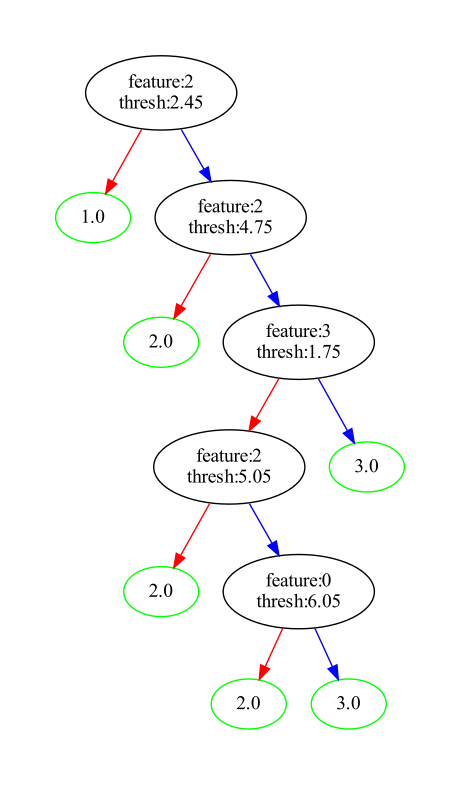

The script that drew this image:
import numpy as np
from collections import Counter
from math import log
import copy
from graphviz import Digraph
import time
import uuid
from sklearn.metrics import classification_report,accuracy_score
train_data=np.loadtxt('traindata.txt')
test_data=np.loadtxt('testdata.txt')

#计算信息熵
def calculate_ent(dataSet):
    num=len(dataSet)
    labels={}
    for row in dataSet:
        label =row[-1]
        if label not in labels:
            labels[label]=0
        labels[label]+=1
    Ent=0.0
    for key in labels:
        prob =float(labels[key])/num
        Ent-=prob*log(prob,2)
    return Ent

def get_features_labels(dataset):
    return dataset[:,:-1],dataset[:,-1]


class node():#小于阈值去左子树，大于阈值去右子树
    def __init__(self) -> None:
        self.name=str(uuid.uuid1())
        self.lchild=None
        self.rchild=None
        self.feature=None
        self.thresh=0
        self.label=None
        self.dataset=None
        self.gain=0

    def split(self):
        features,labels=get_features_labels(self.dataset)
        if(labels.std()==0):
            self.label=labels[0]
            return
        features_num=len(features[0])
        dataset_ent=calculate_ent(self.dataset)
        feature=0
        thresh=0
        gain=0
        for i in range(features_num):
            feature_use=features[:,i]
            feature_unique_values=list(set(feature_use))
            split_points=[]
            feature_unique_values=sorted(feature_unique_values)
            for j in range(len(feature_unique_values)-1):
                split_points.append((feature_unique_values[j]+feature_unique_values[j+1])/2)
            for point in split_points:
                ldataset=[]
                rdataset=[]
                for row in self.dataset:
                    if(row[i]<point):
                        ldataset.append(row)
                    else:
                        rdataset.append(row)
                ldataset_ent=calculate_ent(ldataset)*(len(ldataset)/len(self.dataset))
                rdataset_ent=calculate_ent(rdataset)*(len(rdataset)/len(self.dataset))
                if(dataset_ent-(ldataset_ent+rdataset_ent)>gain):
                    gain=dataset_ent-(ldataset_ent+rdataset_ent)
                    feature=i
                    thresh=point
        if(gain>0):
            ldataset=[]
            rdataset=[]
            for row in self.dataset:
                if(row[feature]<thresh):
                    ldataset.append(row)
                else:
                    rdataset.append(row)
            self.thresh=thresh
            self.feature=feature
            self.gain=gain
            lnode=node()
            rnode=node()
            lnode.dataset=np.array(ldataset)
            rnode.dataset=np.array(rdataset)
            self.lchild=lnode
            self.rchild=rnode
            return
        else:
            label_list=list(labels)
            self.label=max(label_list, key=label_list.count)
            return
    def predict(self,features):
        if (self.gain==0):
            return self.label
        judge_feature=features[self.feature]
        if(judge_feature<self.thresh):
            return self.lchild.predict(features)
        else:
            return self.rchild.predict(features)
def loop(node_origin):
    node_origin.split()
    if(node_origin.gain==0):
        return 
    loop(node_origin.lchild)
    loop(node_origin.rchild)
def draw_tree(g,tnode):
    if(tnode.gain==0):
        g.node(name=tnode.name,label=str(tnode.label),color='green')
    else:
        g.node(name=tnode.name,label='feature:'+str(tnode.feature)+'\nthresh:'+str(tnode.thresh),color='black')
        g.node(name=tnode.lchild.name)
        g.node(name=tnode.rchild.name)
        g.edge(tnode.name,tnode.lchild.name,color='red')
        g.edge(tnode.name,tnode.rchild.name,color='blue')
        draw_tree(g,tnode.lchild)
        draw_tree(g,tnode.rchild)
def get_acc(dtree):
    prediction=[]
    label=[]
    for i in test_data:
        label.append(i[-1])
        prediction.append(dtree.predict(i[:-1]))
    return accuracy_score(label,prediction)

dt=node()
dt.dataset=np.array(train_data)
loop(dt)


g = Digraph('决策树')
draw_tree(g,dt)
g.view()

acc=get_acc(dt)
node_list=[]
def count_nodes(dtree):
    if(dtree.gain!=0):
        node_list.append(dtree)
        count_nodes(dtree.lchild)
        count_nodes(dtree.rchild)
count_nodes(dt)
iters=len(node_list)
for i in range(iters):
    test_tree=copy.deepcopy(dt)
    node_list=[]
    count_nodes(test_tree)
    features,labels=get_features_labels(node_list[i].dataset)
    node_list[i].gain=0
    label_list=list(labels)
    node_list[i].label=max(label_list, key=label_list.count)
    acc_=get_acc(test_tree)
    if(acc_>=acc):
        print('cut  '+"acc_ %f"%acc_)
        break
g = Digraph('剪枝决策树')
draw_tree(g,test_tree)
g.view()

prediction=[]
label=[]
for i in test_data:
    label.append(i[-1])
    prediction.append(test_tree.predict(i[:-1]))
print('-------------------------------------------------------------------------------')
print(classification_report(label,prediction))
print("label",Counter(label))
print("model_predictions",Counter(prediction))
